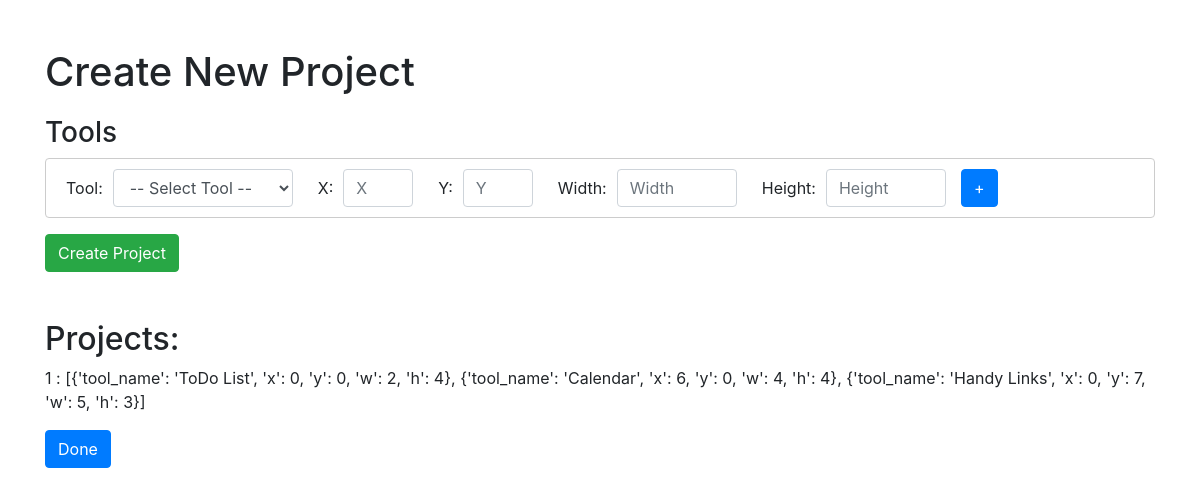
/create_project, run on an earlier commit of the app's database.
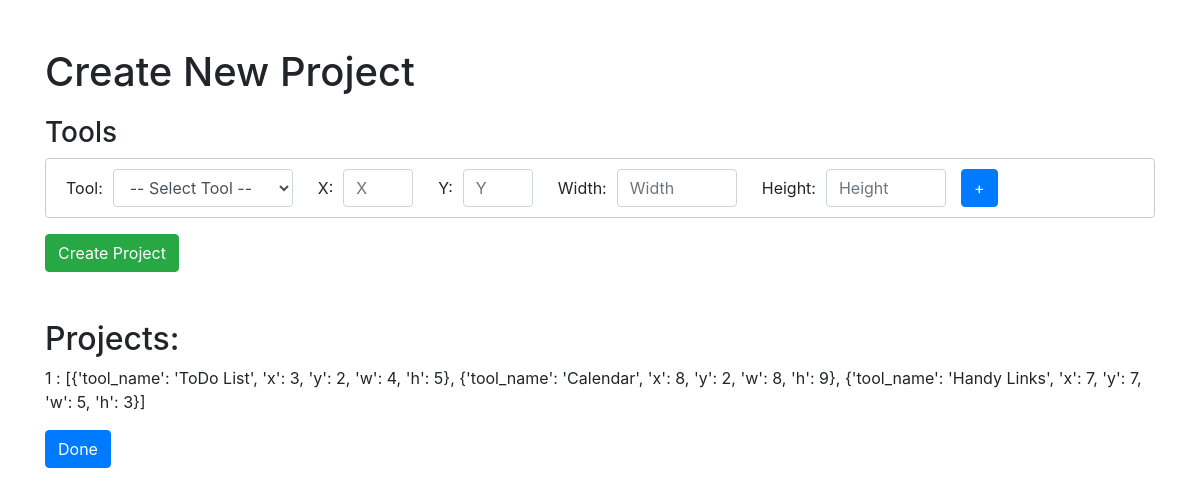
And on a later commit of the database.
### app.py (models this page shows)
class Project(db.Model):
    id = db.Column(db.Integer, primary_key=True)
    tools = db.Column(db.JSON, nullable=False)

### app.py (the view, shortened to what this page needs)
@app.route('/create_project', methods=['GET', 'POST'])
def create_project():
    tools = Tool.query.all()
    projects = Project.query.all()
    return render_template('create_project.html', tools=tools, projects=projects)

### templates/create_project.html (shortened to what this page needs)
<!DOCTYPE html>
<html lang="en">
<head>
    <link rel="stylesheet" href="https://stackpath.bootstrapcdn.com/bootstrap/4.5.2/css/bootstrap.min.css">
</head>
<body>
    <div class="container">
        <h1 class="mt-5">Create New Project</h1>
        <form id="project-form" method="POST">
            <div class="tool-list">
                <h3>Tools</h3>
                <div class="tool-list-container">
                    <label for="tool-select" class="input-label">Tool: </label>
                    <select class="form-control select-tool" id="tool-select">
                        <option value="">-- Select Tool --</option>
                    </select>
                    <label class="input-label">X: </label>
                    <input type="number" class="form-control input-field short" id="x-input" placeholder="X">
                    <label class="input-label">Y: </label>
                    <input type="number" class="form-control input-field short" id="y-input" placeholder="Y">
                    <label class="input-label">Width: </label>
                    <input type="number" class="form-control input-field" id="w-input" placeholder="Width">
                    <label class="input-label">Height: </label>
                    <input type="number" class="form-control input-field" id="h-input" placeholder="Height">
                    <button type="button" class="btn btn-primary" id="add-tool">+</button>
                </div>
            </div>
            <button type="submit" class="btn btn-success mt-3">Create Project</button>
        </form>
        <h2 class="mt-5"> Projects:</h2>
        {% for project in projects %}
            <div>{{ project.id }} : {{ project.tools }}</div>
        {% endfor %}
        <a href="/" class="btn btn-primary mt-3">Done</a>
    </div>
</body>
</html>

### templates/create_project.html (style rules this page uses)
.tool-list { margin-top: 20px; }
.tool-list-container { border: 1px solid #ccc; border-radius: 4px; padding: 10px; display: flex; flex-direction: row; align-items: center; height: 60px; }
.input-field { width: 120px; margin-right: 15px; }
.short { width: 70px; }
.select-tool { width: 180px; margin-right: 15px; }
.input-label { margin: 0; padding: 10px; }

What changed in the data, as far as the page shows it:
changed Project id 1: tools "[{'tool_name': 'ToDo List', 'x': 0, 'y': 0, 'w': 2, 'h': 4}, {'tool_name': 'Calendar', 'x': 6, 'y': 0, 'w': 4, 'h': 4}, {'tool_name': 'Handy Links', 'x': 0, 'y': 7, 'w': 5,…" → "[{'tool_name': 'ToDo List', 'x': 3, 'y': 2, 'w': 4, 'h': 5}, {'tool_name': 'Calendar', 'x': 8, 'y': 2, 'w': 8, 'h': 9}, {'tool_name': 'Handy Links', 'x': 7, 'y': 7, 'w': 5,…"
